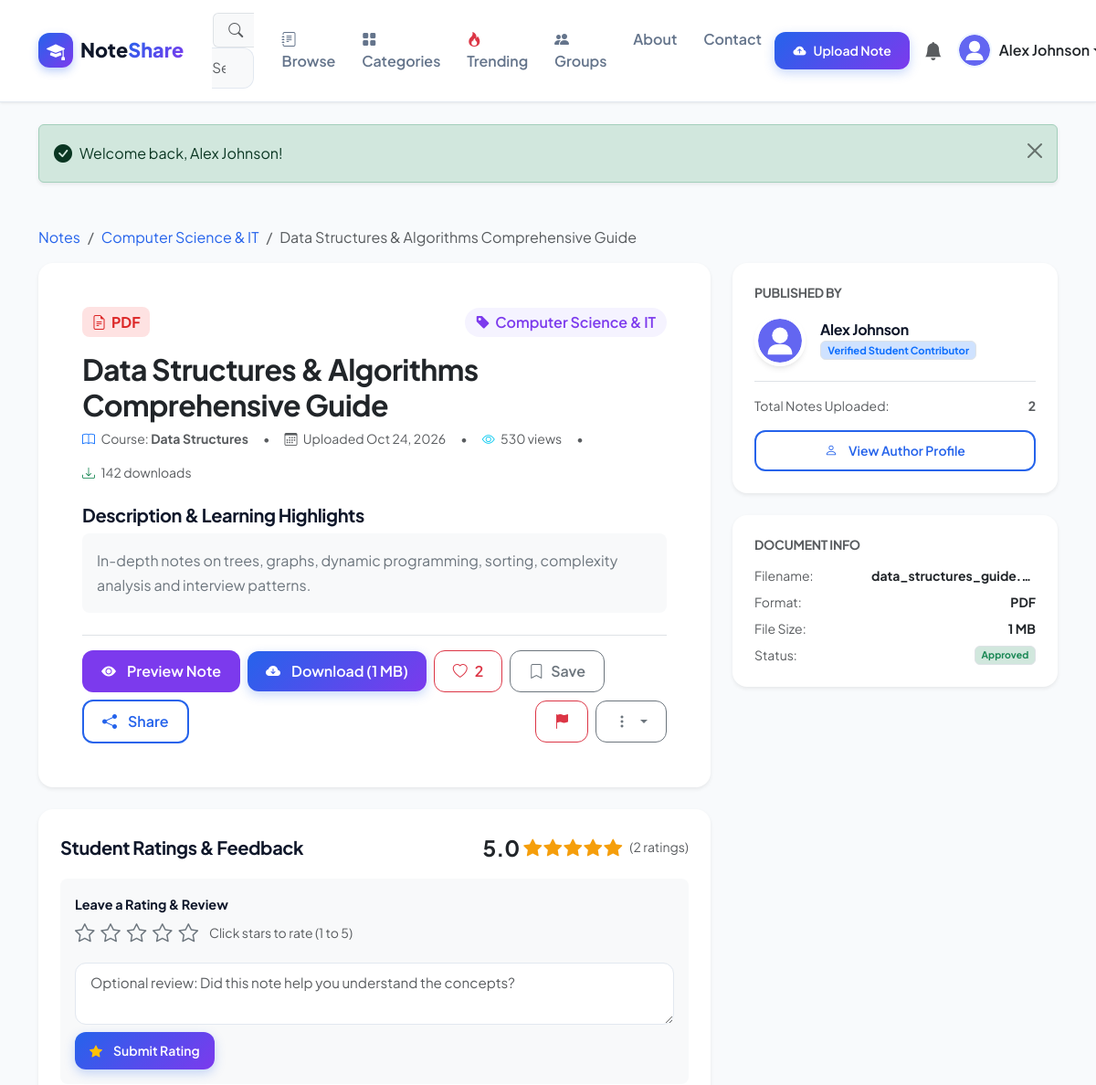
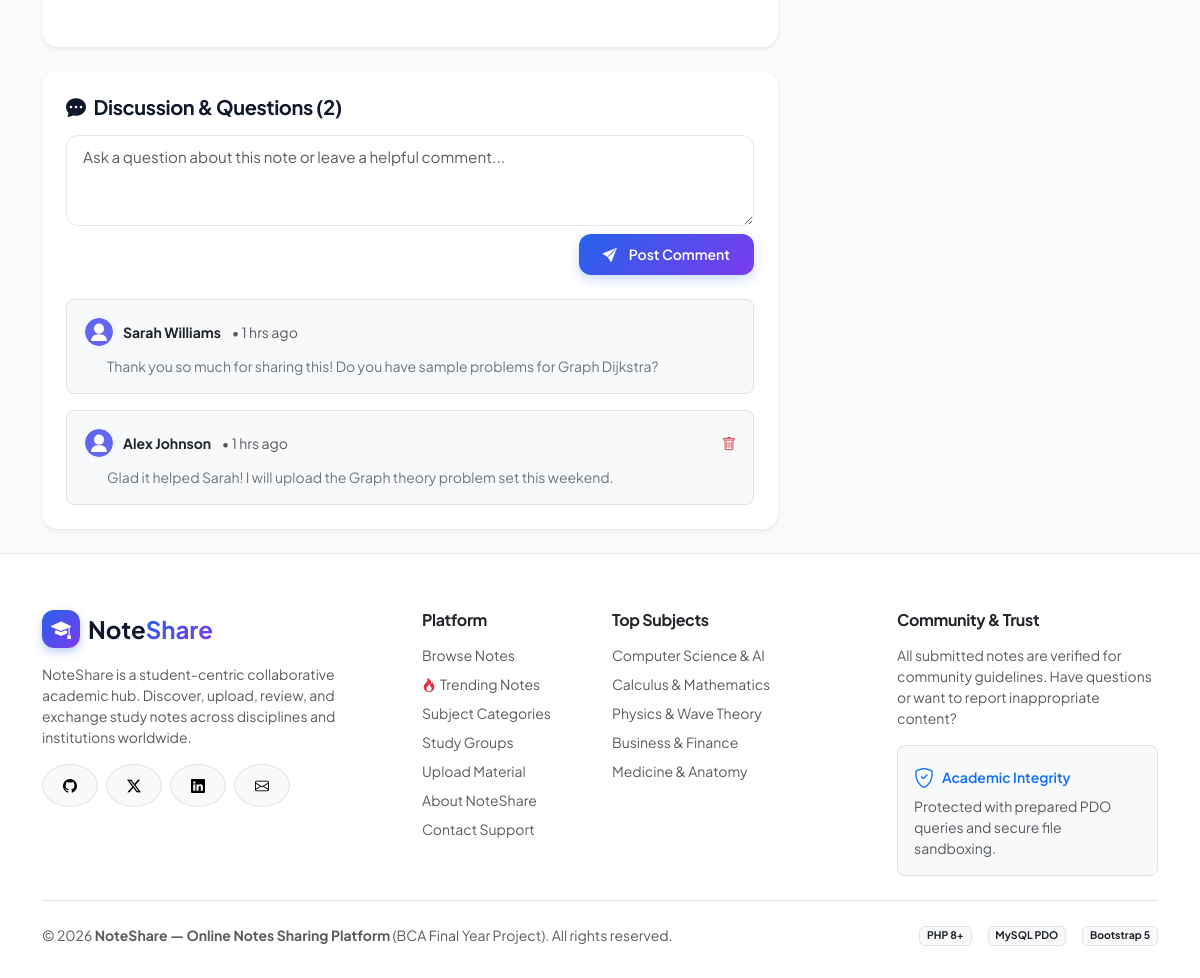
/online-notes-sharing/note.php?id=1 (signed in), run on the app's committed database (2 pictures, top to bottom).
### tables this page shows
CREATE TABLE IF NOT EXISTS `users` (
    `id` INT AUTO_INCREMENT PRIMARY KEY,
    `name` VARCHAR(100) NOT NULL,
    `email` VARCHAR(150) NOT NULL UNIQUE,
    `password` VARCHAR(255) NOT NULL,
    `profile_image` VARCHAR(255) DEFAULT 'default_avatar.png',
    `bio` TEXT DEFAULT NULL,
    `role` ENUM('user', 'admin') DEFAULT 'user',
    `status` ENUM('active', 'blocked') DEFAULT 'active',
    `created_at` TIMESTAMP DEFAULT CURRENT_TIMESTAMP,
    INDEX `idx_users_email` (`email`),
    INDEX `idx_users_role` (`role`),
    INDEX `idx_users_status` (`status`)
);

CREATE TABLE IF NOT EXISTS `notes` (
    `id` INT AUTO_INCREMENT PRIMARY KEY,
    `user_id` INT NOT NULL,
    `category_id` INT NOT NULL,
    `title` VARCHAR(255) NOT NULL,
    `description` TEXT,
    `subject` VARCHAR(150) NOT NULL,
    `keywords` VARCHAR(255) DEFAULT '',
    `file_name` VARCHAR(255) NOT NULL,
    `file_path` VARCHAR(255) NOT NULL,
    `file_type` VARCHAR(50) NOT NULL,
    `file_size` INT NOT NULL DEFAULT 0,
    `downloads` INT NOT NULL DEFAULT 0,
    `views` INT NOT NULL DEFAULT 0,
    `status` ENUM('approved', 'pending', 'rejected') DEFAULT 'approved',
    `created_at` TIMESTAMP DEFAULT CURRENT_TIMESTAMP,
    `updated_at` TIMESTAMP DEFAULT CURRENT_TIMESTAMP ON UPDATE CURRENT_TIMESTAMP,
    FOREIGN KEY (`user_id`) REFERENCES `users`(`id`) ON DELETE CASCADE,
    FOREIGN KEY (`category_id`) REFERENCES `categories`(`id`) ON DELETE CASCADE,
    INDEX `idx_notes_user` (`user_id`),
    INDEX `idx_notes_category` (`category_id`),
    INDEX `idx_notes_subject` (`subject`),
    INDEX `idx_notes_status` (`status`),
    INDEX `idx_notes_downloads` (`downloads`),
    INDEX `idx_notes_views` (`views`),
    INDEX `idx_notes_created` (`created_at`)
);

CREATE TABLE IF NOT EXISTS `categories` (
    `id` INT AUTO_INCREMENT PRIMARY KEY,
    `name` VARCHAR(100) NOT NULL UNIQUE,
    `description` TEXT,
    `icon` VARCHAR(50) DEFAULT 'bi-folder',
    `created_at` TIMESTAMP DEFAULT CURRENT_TIMESTAMP,
    INDEX `idx_categories_name` (`name`)
);

CREATE TABLE IF NOT EXISTS `comments` (
    `id` INT AUTO_INCREMENT PRIMARY KEY,
    `user_id` INT NOT NULL,
    `note_id` INT NOT NULL,
    `comment` TEXT NOT NULL,
    `created_at` TIMESTAMP DEFAULT CURRENT_TIMESTAMP,
    FOREIGN KEY (`user_id`) REFERENCES `users`(`id`) ON DELETE CASCADE,
    FOREIGN KEY (`note_id`) REFERENCES `notes`(`id`) ON DELETE CASCADE,
    INDEX `idx_comments_note` (`note_id`)
);

### online-notes-sharing/note.php (the view, shortened to what the rows shown need)
<?php
require_once __DIR__ . '/includes/auth.php';
$note_id = isset($_GET['id']) ? (int)$_GET['id'] : 0;
$current_user_id = (int)$_SESSION['user_id'];
try {
    $pdo->prepare("UPDATE notes SET views = views + 1 WHERE id = ?")->execute([$note_id]);
    $stmt = $pdo->prepare("SELECT
                                n.*,
                                c.name AS category_name,
                                u.id AS author_id,
                                u.name AS author_name,
                                u.email AS author_email,
                                u.profile_image AS author_image,
                                (SELECT COUNT(*) FROM notes WHERE user_id = u.id) AS author_notes_count
                           FROM notes n
                           JOIN categories c ON n.category_id = c.id
                           JOIN users u ON n.user_id = u.id
                           WHERE n.id = ?");
    $stmt->execute([$note_id]);
    $note = $stmt->fetch();
    $stmt_likes = $pdo->prepare("SELECT COUNT(*) FROM likes WHERE note_id = ?");
    $stmt_likes->execute([$note_id]);
    $total_likes = (int)$stmt_likes->fetchColumn();
    $user_liked = false;
    if ($current_user_id > 0) {
        $stmt_ul = $pdo->prepare("SELECT COUNT(*) FROM likes WHERE note_id = ? AND user_id = ?");
        $stmt_ul->execute([$note_id, $current_user_id]);
        $user_liked = (bool)$stmt_ul->fetchColumn();
    }
    $user_saved = false;
    if ($current_user_id > 0) {
        $stmt_us = $pdo->prepare("SELECT COUNT(*) FROM saved_notes WHERE note_id = ? AND user_id = ?");
        $stmt_us->execute([$note_id, $current_user_id]);
        $user_saved = (bool)$stmt_us->fetchColumn();
    }
    $stmt_comments = $pdo->prepare("SELECT
                                       c.*,
                                       u.name AS user_name,
                                       u.profile_image AS user_avatar,
                                       u.role AS user_role
                                    FROM comments c
                                    JOIN users u ON c.user_id = u.id
                                    WHERE c.note_id = ?
                                    ORDER BY c.created_at DESC");
    $stmt_comments->execute([$note_id]);
    $comments = $stmt_comments->fetchAll();
} catch (PDOException $e) {
    error_log("Note details error: " . $e->getMessage());
    flash('danger', 'Unable to retrieve note details.');
    header('Location: notes.php');
    exit;
}
$ext = strtolower(pathinfo($note['file_name'], PATHINFO_EXTENSION));
require_once __DIR__ . '/includes/header.php';
?>
<div class="container py-4">
    <nav aria-label="breadcrumb" class="mb-3">
        <ol class="breadcrumb">
            <li class="breadcrumb-item"><a href="notes.php">Notes</a></li>
            <li class="breadcrumb-item"><a href="notes.php?category=<?= $note['category_id'] ?>"><?= htmlspecialchars($note['category_name']) ?></a></li>
            <li class="breadcrumb-item active" aria-current="page"><?= htmlspecialchars($note['title']) ?></li>
        </ol>
    </nav>
    <div class="row g-4">
        <div class="col-lg-8">
            <div class="card border-0 shadow-sm rounded-4 p-4 p-md-5 bg-white mb-4">
                <div class="d-flex align-items-center justify-content-between flex-wrap gap-2 mb-3">
                    <span class="file-badge file-badge-<?= $ext ?: 'txt' ?> fs-6">
                        <i class="bi bi-file-earmark-text"></i> <?= strtoupper($ext) ?>
                    </span>
                    <span class="category-pill fs-6">
                        <i class="bi bi-tag-fill"></i> <?= htmlspecialchars($note['category_name']) ?>
                    </span>
                </div>
                <h2 class="fw-bold text-dark mb-2"><?= htmlspecialchars($note['title']) ?></h2>
                <div class="d-flex align-items-center gap-3 text-muted small mb-4 flex-wrap">
                    <span><i class="bi bi-book text-primary me-1"></i> Course: <strong><?= htmlspecialchars($note['subject']) ?></strong></span>
                    <span>&bull;</span>
                    <span><i class="bi bi-calendar3 me-1"></i> Uploaded <?= date('M d, Y', strtotime($note['created_at'])) ?></span>
                    <span>&bull;</span>
                    <span><i class="bi bi-eye text-info me-1"></i> <?= $note['views'] ?> views</span>
                    <span>&bull;</span>
                    <span><i class="bi bi-download text-success me-1"></i> <?= $note['downloads'] ?> downloads</span>
                </div>
                <h5 class="fw-bold mb-2">Description & Learning Highlights</h5>
                <div class="p-3 bg-light rounded-3 text-secondary mb-4" style="line-height: 1.7;">
                    <?= nl2br(htmlspecialchars($note['description'] ?: 'No detailed description provided by the author.')) ?>
                </div>
                <div class="d-flex flex-wrap align-items-center gap-2 pt-3 border-top">
                    <a href="preview.php?id=<?= $note['id'] ?>" class="btn btn-purple">
                        <i class="bi bi-eye-fill me-1"></i> Preview Note
                    </a>
                    <a href="download.php?id=<?= $note['id'] ?>" class="btn btn-primary">
                        <i class="bi bi-cloud-arrow-down-fill me-1"></i> Download (<?= format_bytes($note['file_size']) ?>)
                    </a>
                    <button class="btn <?= $user_liked ? 'btn-danger' : 'btn-outline-danger' ?> btn-like-note" data-note-id="<?= $note['id'] ?>">
                        <i class="bi <?= $user_liked ? 'bi-heart-fill' : 'bi-heart' ?>"></i>
                        <span class="like-count"><?= $total_likes ?></span>
                    </button>
                    <button class="btn <?= $user_saved ? 'btn-warning' : 'btn-outline-secondary' ?> btn-save-note" data-note-id="<?= $note['id'] ?>">
                        <i class="bi <?= $user_saved ? 'bi-bookmark-fill' : 'bi-bookmark' ?>"></i>
                        <span class="save-text"><?= $user_saved ? 'Saved' : 'Save' ?></span>
                    </button>
                    <button type="button" class="btn btn-outline-primary" data-bs-toggle="modal" data-bs-target="#shareModal">
                        <i class="bi bi-share-fill me-1"></i> Share
                    </button>
                    <button type="button" class="btn btn-outline-danger ms-auto" data-bs-toggle="modal" data-bs-target="#reportModal" title="Report Note">
                        <i class="bi bi-flag-fill"></i>
                    </button>
                    <?php if (($current_user_id === (int)$note['user_id']) || is_admin()): ?>
                        <div class="dropdown">
                            <button class="btn btn-outline-secondary dropdown-toggle" type="button" data-bs-toggle="dropdown">
                            </button>
                        </div>
                    <?php endif; ?>
                </div>
            </div>
            <div class="card border-0 shadow-sm rounded-4 p-4 bg-white">
                <div class="d-flex flex-column gap-3">
                    <?php if (empty($comments)): ?>
                        <div class="text-center py-4 text-muted small">
                            <i class="bi bi-chat-square-text fs-3 mb-2 d-block text-secondary"></i>
                            No comments posted yet. Be the first to start the discussion!
                        </div>
                    <?php else: ?>
                        <?php foreach ($comments as $c): ?>
                            <div class="p-3 bg-light rounded-3 border" id="comment-<?= $c['id'] ?>">
                                <div class="d-flex align-items-center justify-content-between mb-2">
                                    <div class="d-flex align-items-center gap-2">
                                        <img src="uploads/avatars/default_avatar.svg" class="avatar-img" style="width: 32px; height: 32px;" alt="Avatar">
                                        <div>
                                            <span class="fw-bold small text-dark"><?= htmlspecialchars($c['user_name']) ?></span>
                                            <span class="text-muted small ms-2">&bull; <?= time_ago($c['created_at']) ?></span>
                                        </div>
                                    </div>
                                    <?php if ($current_user_id === (int)$c['user_id'] || is_admin()): ?>
                                        <form method="POST" action="comments.php" onsubmit="return confirm('Delete this comment?');">
                                            <button type="submit" class="btn btn-sm btn-link text-danger p-0 text-decoration-none" title="Delete Comment">
                                                <i class="bi bi-trash"></i>
                                            </button>
                                        </form>
                                    <?php endif; ?>
                                </div>
                                <div class="small text-secondary ps-4">
                                    <?= nl2br(htmlspecialchars($c['comment'])) ?>
                                </div>
                            </div>
                        <?php endforeach; ?>
                    <?php endif; ?>
                </div>
            </div>
        </div>
        <div class="col-lg-4">
            <div class="card border-0 shadow-sm rounded-4 p-4 bg-white mb-4">
                <div class="d-flex align-items-center gap-3 mb-3">
                    <div>
                        <h6 class="fw-bold mb-0"><?= htmlspecialchars($note['author_name']) ?></h6>
                        <span class="badge bg-primary-subtle text-primary border" style="font-size: 0.7rem;">Verified Student Contributor</span>
                    </div>
                </div>
            </div>
            <div class="card border-0 shadow-sm rounded-4 p-4 bg-white mb-4">
                <ul class="list-unstyled small d-flex flex-column gap-2 mb-0">
                    <li class="d-flex justify-content-between">
                        <span class="text-muted">Filename:</span>
                        <strong class="text-truncate" style="max-width: 180px;"><?= htmlspecialchars($note['file_name']) ?></strong>
                    </li>
                    <li class="d-flex justify-content-between">
                        <span class="text-muted">Format:</span>
                        <strong class="text-uppercase"><?= $ext ?></strong>
                    </li>
                    <li class="d-flex justify-content-between">
                        <span class="text-muted">File Size:</span>
                        <strong><?= format_bytes($note['file_size']) ?></strong>
                    </li>
                </ul>
            </div>
        </div>
    </div>
</div>
<?php require_once __DIR__ . '/includes/footer.php'; ?>

### online-notes-sharing/includes/navbar.php (shortened to what the rows shown need)
<nav class="navbar navbar-expand-lg navbar-custom">
    <div class="container">
        <div class="collapse navbar-collapse" id="navbarMain">
            <div class="d-flex align-items-center gap-2 mt-2 mt-lg-0">
                <?php if (is_logged_in() && $user): ?>
                    <a href="upload_note.php" class="btn btn-sm btn-primary text-nowrap">
                        <i class="bi bi-cloud-arrow-up-fill"></i> Upload Note
                    </a>
                    <a href="notifications.php" class="btn btn-sm btn-outline-secondary position-relative border-0 rounded-circle p-2" title="Notifications">
                        <i class="bi bi-bell-fill fs-5 text-muted"></i>
                    </a>
                    <div class="dropdown">
                        <a href="#" class="d-flex align-items-center text-decoration-none dropdown-toggle text-dark" id="userDropdown" data-bs-toggle="dropdown" aria-expanded="false">
                            <img src="uploads/avatars/default_avatar.svg" alt="Avatar" class="avatar-img me-2">
                            <span class="fw-semibold d-none d-md-inline"><?= htmlspecialchars($user['name']) ?></span>
                        </a>
                    </div>
                <?php endif; ?>
            </div>
        </div>
    </div>
</nav>

### data on the page
users: name "Alex Johnson"
notes: category.name "Computer Science & IT", title "Data Structures & Algorithms Comprehensive Guide", file_name "PDF", subject "Data Structures", created_at "Oct 24, 2026", views "530", downloads "142", description "In-depth notes on trees, graphs, dynamic programming, sorting, complexity analysis and interview patterns.", file_size "1 MB", user.name "Alex Johnson", file_name "data_structures_guide.…"
comments: user.name "Sarah Williams", created_at "1 hrs ago", comment "Thank you so much for sharing this! Do you have sample problems for Graph Dijkstra?"
comments: user.name "Alex Johnson", created_at "1 hrs ago", comment "Glad it helped Sarah! I will upload the Graph theory problem set this weekend."

### other printed values
$msg "Welcome back, Alex Johnson!"
$total_likes "2"
$rating_stats['avg_score'] "5.0"
$rating_stats['total_ratings'] "2"
count($comments) "2"
$note['author_notes_count'] "2"
